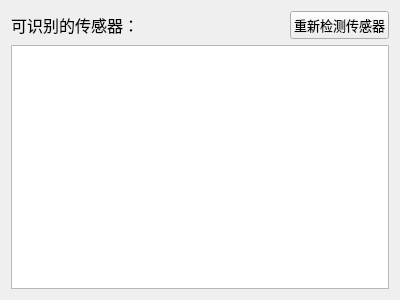
<?xml version="1.0" encoding="UTF-8"?>
<ui version="4.0">
 <class>sensorInfoWidget</class>
 <widget class="QWidget" name="sensorInfoWidget">
  <property name="geometry">
   <rect>
    <x>0</x>
    <y>0</y>
    <width>400</width>
    <height>300</height>
   </rect>
  </property>
  <property name="sizePolicy">
   <sizepolicy hsizetype="Expanding" vsizetype="Preferred">
    <horstretch>0</horstretch>
    <verstretch>0</verstretch>
   </sizepolicy>
  </property>
  <property name="windowTitle">
   <string>sensorInfoWidget</string>
  </property>
  <layout class="QVBoxLayout" name="verticalLayout">
   <item>
    <layout class="QHBoxLayout" name="horizontalLayout">
     <item>
      <widget class="QLabel" name="label">
       <property name="font">
        <font>
         <pointsize>12</pointsize>
        </font>
       </property>
       <property name="text">
        <string>可识别的传感器：</string>
       </property>
      </widget>
     </item>
     <item>
      <spacer name="horizontalSpacer">
       <property name="orientation">
        <enum>Qt::Horizontal</enum>
       </property>
       <property name="sizeHint" stdset="0">
        <size>
         <width>40</width>
         <height>20</height>
        </size>
       </property>
      </spacer>
     </item>
     <item>
      <widget class="QPushButton" name="sensorDetectBtn">
       <property name="font">
        <font>
         <pointsize>10</pointsize>
        </font>
       </property>
       <property name="text">
        <string>重新检测传感器</string>
       </property>
      </widget>
     </item>
    </layout>
   </item>
   <item>
    <widget class="QTableView" name="sensorInfoView"/>
   </item>
  </layout>
 </widget>
 <layoutdefault spacing="6" margin="11"/>
 <resources/>
 <connections/>
</ui>
